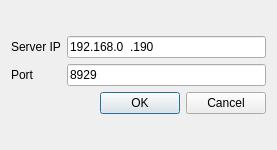
<?xml version="1.0" encoding="UTF-8"?>
<ui version="4.0">
 <class>JoinServer</class>
 <widget class="QDialog" name="JoinServer">
  <property name="geometry">
   <rect>
    <x>0</x>
    <y>0</y>
    <width>277</width>
    <height>150</height>
   </rect>
  </property>
  <property name="windowTitle">
   <string>Server Information</string>
  </property>
  <property name="sizeGripEnabled">
   <bool>false</bool>
  </property>
  <property name="modal">
   <bool>true</bool>
  </property>
  <layout class="QGridLayout" name="gridLayout_2">
   <item row="0" column="0">
    <layout class="QGridLayout" name="gridLayout">
     <item row="0" column="0">
      <widget class="QLabel" name="labelIp">
       <property name="text">
        <string>Server IP</string>
       </property>
      </widget>
     </item>
     <item row="0" column="1">
      <widget class="QLineEdit" name="lineEditIp">
       <property name="inputMask">
        <string>000.000.000.000; </string>
       </property>
       <property name="text">
        <string>192.168.0.190</string>
       </property>
      </widget>
     </item>
     <item row="1" column="0">
      <widget class="QLabel" name="labelPort">
       <property name="text">
        <string>Port</string>
       </property>
      </widget>
     </item>
     <item row="1" column="1">
      <widget class="QLineEdit" name="lineEditPort">
       <property name="inputMask">
        <string>99999; </string>
       </property>
       <property name="text">
        <string>8929</string>
       </property>
       <property name="maxLength">
        <number>5</number>
       </property>
      </widget>
     </item>
     <item row="2" column="1">
      <widget class="QDialogButtonBox" name="buttonBox">
       <property name="orientation">
        <enum>Qt::Horizontal</enum>
       </property>
       <property name="standardButtons">
        <set>QDialogButtonBox::Cancel|QDialogButtonBox::Ok</set>
       </property>
      </widget>
     </item>
    </layout>
   </item>
  </layout>
 </widget>
 <resources/>
 <connections>
  <connection>
   <sender>buttonBox</sender>
   <signal>accepted()</signal>
   <receiver>JoinServer</receiver>
   <slot>accept()</slot>
   <hints>
    <hint type="sourcelabel">
     <x>248</x>
     <y>254</y>
    </hint>
    <hint type="destinationlabel">
     <x>157</x>
     <y>274</y>
    </hint>
   </hints>
  </connection>
  <connection>
   <sender>buttonBox</sender>
   <signal>rejected()</signal>
   <receiver>JoinServer</receiver>
   <slot>reject()</slot>
   <hints>
    <hint type="sourcelabel">
     <x>316</x>
     <y>260</y>
    </hint>
    <hint type="destinationlabel">
     <x>286</x>
     <y>274</y>
    </hint>
   </hints>
  </connection>
 </connections>
</ui>
